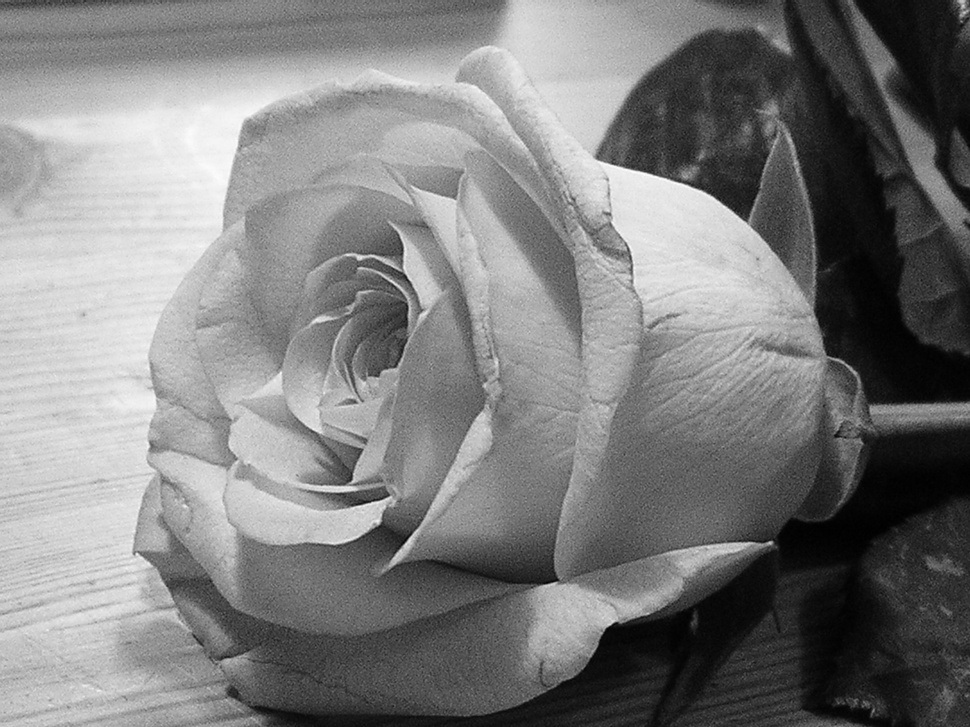
#> input picture images/grayscale1.jpg, 970 x 727 px, shrunk from 2592 x 1944 before the run
$ python demo22.py
#> lines starting #> are read from the running program, lines starting #| are printed output that depends on the picture; after the words box and inside, x2 and y2 are one past the last pixel; in counts of white or black regions, pixels touching at a corner belong together
import cv2
from matplotlib import pyplot as plt
import time
import numpy as np

PATH = 'images/grayscale1.jpg'

sourceImg = cv2.imread(PATH, cv2.IMREAD_GRAYSCALE)
#> sourceImg is the input picture: shape (727, 970); min 0, max 254, mean 126.2

THRESHOLD_VALUE = 200
MAX_VALUE = 255

THRESHOLDS = [cv2.THRESH_BINARY, cv2.THRESH_BINARY_INV, cv2.THRESH_TRUNC, cv2.THRESH_TOZERO, cv2.THRESH_TOZERO_INV]
resultImages = []
for i, t in enumerate(THRESHOLDS):
    print(f"[{i}],threshold={t}")
    _, resultImg = cv2.threshold(sourceImg, THRESHOLD_VALUE, MAX_VALUE, t)
    resultImages.append(resultImg)
#> this loop made 5 passes
#> pass 1, `_, resultImg = cv2.threshold(sourceImg, THRESHOLD_VALUE, MAX_VALUE, t)`:
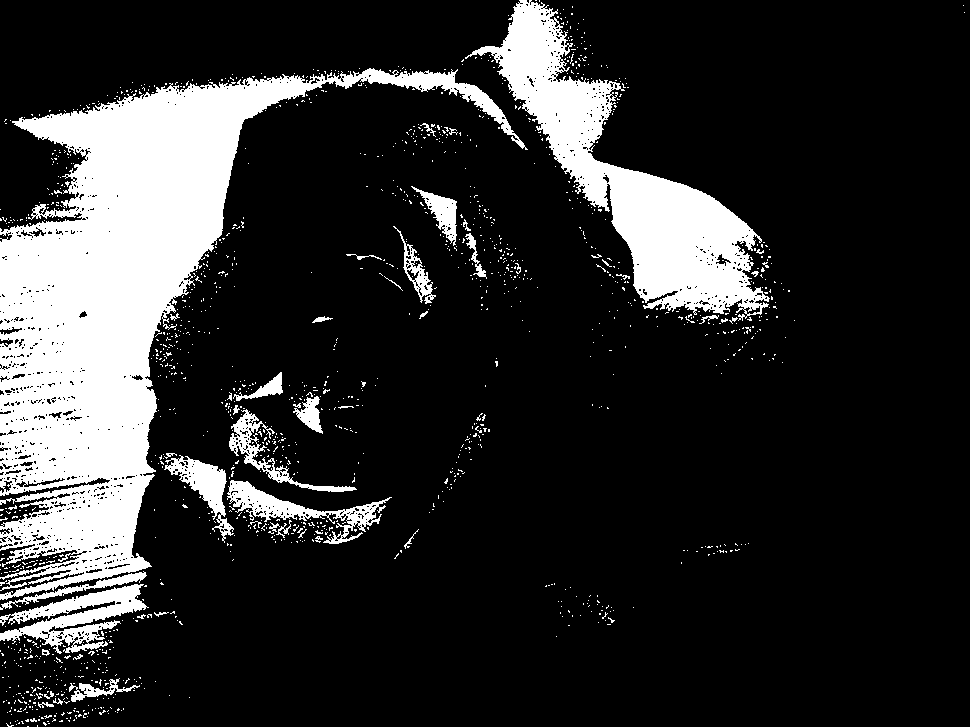
#> resultImg: shape (727, 970); 17.7% white; 1415 white regions (1366 under 20 px), largest, box (x1, y1, x2, y2) and area: (0, 68, 528, 600) 79146, (465, 0, 770, 321) 26304, (0, 584, 149, 654) 4212
#> pass 3, `_, resultImg = cv2.threshold(sourceImg, THRESHOLD_VALUE, MAX_VALUE, t)`:
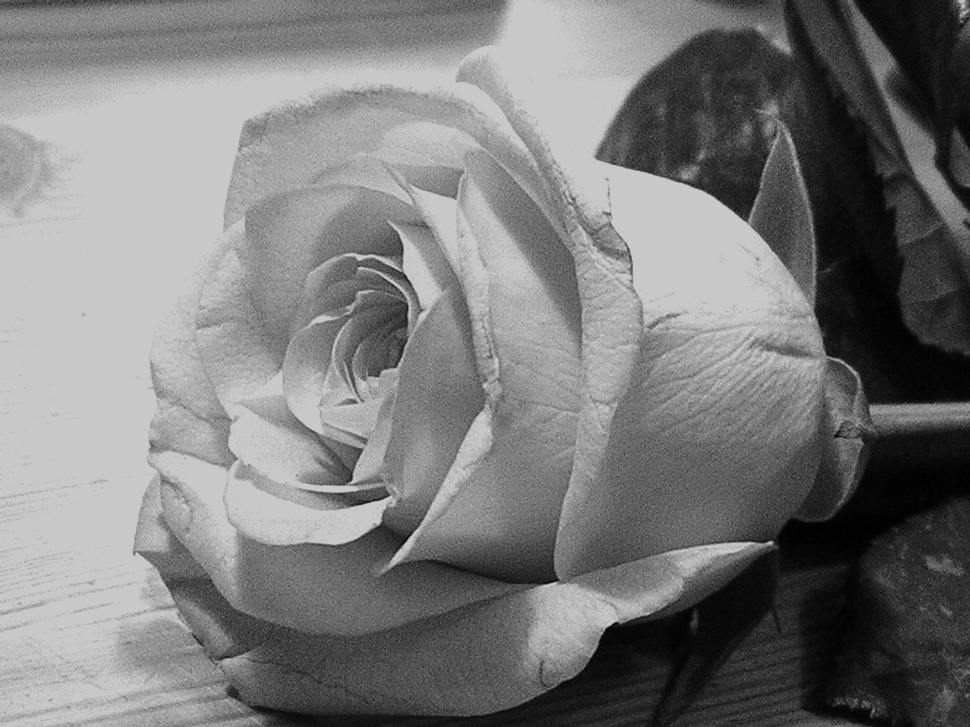
#> resultImg: shape (727, 970); min 0, max 200, mean 123.2
#> after the loop, resultImages = 5 items
    # resultImages += [resultImg]

print(len(resultImages))
#| 5
# subplot 2*3 直2橫3
plt.subplot(2, 3, 1)
plt.title('original image')
plt.imshow(sourceImg, cmap='gray', vmin=0, vmax=255)
plt.subplot(2, 3, 2)
plt.title('binary threshold image')
plt.imshow(resultImages[0], cmap='gray', vmin=0, vmax=255)
plt.subplot(2, 3, 3)
plt.title('binary threshold inverse image')
plt.imshow(resultImages[1], cmap='gray', vmin=0, vmax=255)
plt.subplot(2, 3, 4)
plt.title('binary threshold truncate')
plt.imshow(resultImages[2], cmap='gray', vmin=0, vmax=255)
plt.subplot(2, 3, 5)
plt.title('binary threshold zero')
plt.imshow(resultImages[3], cmap='gray', vmin=0, vmax=255)
plt.subplot(2, 3, 6)
plt.title('binary threshold zero inverse')
plt.imshow(resultImages[4], cmap='gray', vmin=0, vmax=255)


plt.show()
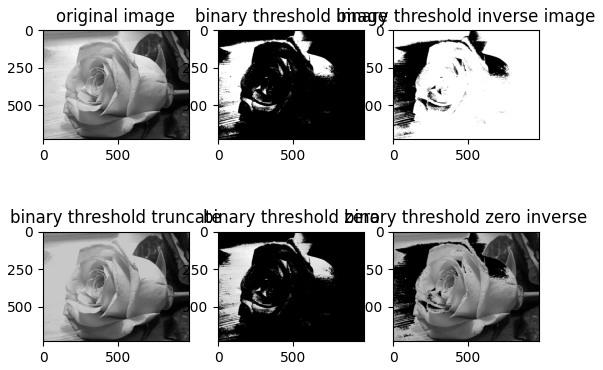
#> figure drawn by matplotlib, 6 panels
